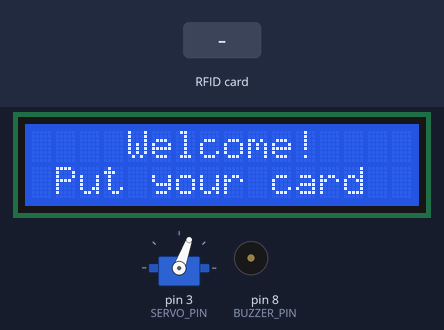
Simulated run of this sketch. Board: Arduino Uno, built with avr-gcc and run on an emulated ATmega328P. On the bench: 16×2 character LCD, servo, buzzer (waves = sounding, pin HIGH). The inputs (shaded band) are chosen by the test bench. Pins used as bus, display or sensor lines are not drawn; what the sketch prints to the serial monitor is not drawn.

Above: at 1.4 s.
1.5 s: RFID card 5E 7A 19 C4 held to the reader
At 3.0 s:
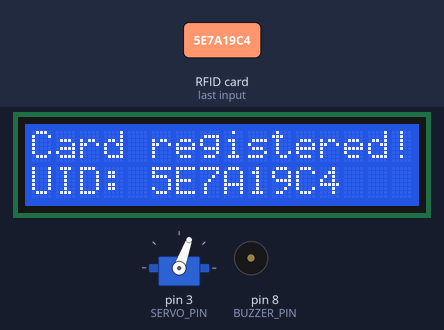
4.5 s: RFID card 5E 7A 19 C4 held to the reader
At 6.0 s:
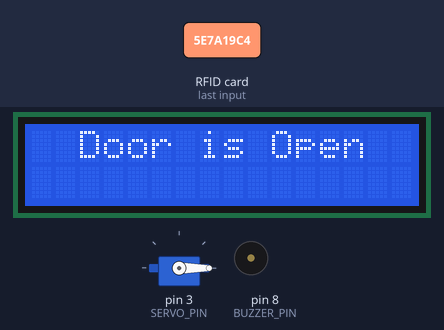
6.3 s: RFID card 5E 7A 19 C4 held to the reader
At 7.4 s:
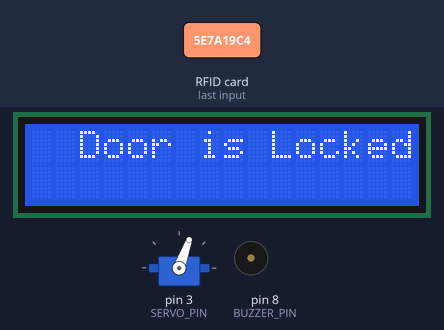
Timing chart, 0 to 9.3 s (numbered marks = the images above; inputs shaded):
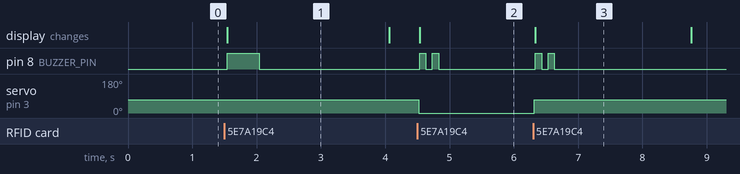

The sketch:

RFID_Door_Lock.ino
```cpp
/*
 * RFID Door Lock System
 * Based on: https://srituhobby.com/how-to-make-a-rfid-door-lock-with-arduino/
 */

#include <SPI.h>
#include <MFRC522.h>
#include <Servo.h>
#include <LiquidCrystal_I2C.h>

// Pin definitions
#define SS_PIN 10
#define RST_PIN 9
#define SERVO_PIN 3
#define BUZZER_PIN 8

// Constants
#define UNLOCK_ANGLE 0
#define LOCK_ANGLE 70
#define UNLOCK_DURATION 5000 // Time door stays unlocked in milliseconds

// Initialize objects
MFRC522 rfid(SS_PIN, RST_PIN);  // RFID reader
LiquidCrystal_I2C lcd(0x27, 16, 2); // LCD display (0x27 is default I2C address)
Servo lockServo;  // Servo motor for lock mechanism

// Variables
String authorizedUIDs[] = {""}; // Store authorized card UIDs here
int numAuthorizedCards = 0;     // Number of authorized cards
bool doorLocked = true;         // Door state
unsigned long unlockTime = 0;   // Time when door was unlocked

void setup() {
  // Initialize serial communication
  Serial.begin(9600);

  // Initialize SPI bus and RFID reader
  SPI.begin();
  rfid.PCD_Init();

  // Initialize LCD
  lcd.init();
  lcd.backlight();

  // Initialize servo
  lockServo.attach(SERVO_PIN);
  lockServo.write(LOCK_ANGLE); // Start with door locked

  // Initialize buzzer
  pinMode(BUZZER_PIN, OUTPUT);
  digitalWrite(BUZZER_PIN, LOW);

  // Display welcome message
  lcd.clear();
  lcd.setCursor(4, 0);
  lcd.print("Welcome!");
  lcd.setCursor(1, 1);
  lcd.print("Put your card");

  // Print program info to serial monitor
  Serial.println("RFID Door Lock System");
  Serial.println("Scan a card to register it as authorized (first run)");
  Serial.println("or to check access (after cards are registered)");
}

void loop() {
  // Check if it's time to auto-lock the door
  if (!doorLocked && millis() - unlockTime > UNLOCK_DURATION) {
    lockDoor();
  }

  // Check if a new card is present
  if (!rfid.PICC_IsNewCardPresent()) {
    return;
  }

  // Read the card
  if (!rfid.PICC_ReadCardSerial()) {
    return;
  }

  // Get the UID of the card
  String cardUID = getUID();

  // Print the UID to serial monitor
  Serial.print("Card UID: ");
  Serial.println(cardUID);

  // Check if this is the first run (no authorized cards)
  if (numAuthorizedCards == 0) {
    registerNewCard(cardUID);
  } else {
    // Check if the card is authorized
    if (isAuthorized(cardUID)) {
      // Toggle door state
      if (doorLocked) {
        unlockDoor();
      } else {
        lockDoor();
      }
    } else {
      // Unauthorized card
      lcd.clear();
      lcd.setCursor(3, 0);
      lcd.print("Wrong card");
      beep(3); // Three short beeps for unauthorized

      // Return to welcome message after 2 seconds
      delay(2000);
      lcd.clear();
      lcd.setCursor(4, 0);
      lcd.print("Welcome!");
      lcd.setCursor(1, 1);
      lcd.print("Put your card");
    }
  }

  // Halt PICC and stop encryption
  rfid.PICC_HaltA();
  rfid.PCD_StopCrypto1();
}

// Function to get card UID as a String
String getUID() {
  String UID = "";
  for (byte i = 0; i < rfid.uid.size; i++) {
    // Add leading zero if needed
    if (rfid.uid.uidByte[i] < 0x10) {
      UID += "0";
    }
    UID += String(rfid.uid.uidByte[i], HEX);
  }
  UID.toUpperCase();
  return UID;
}

// Function to register a new card
void registerNewCard(String uid) {
  // Add the card to the authorized list
  authorizedUIDs[numAuthorizedCards] = uid;
  numAuthorizedCards++;

  // Display confirmation
  lcd.clear();
  lcd.setCursor(0, 0);
  lcd.print("Card registered!");
  lcd.setCursor(0, 1);
  lcd.print("UID: " + uid);

  Serial.println("Card registered with UID: " + uid);
  beep(1); // One long beep for confirmation

  delay(2000);

  // Return to welcome message
  lcd.clear();
  lcd.setCursor(4, 0);
  lcd.print("Welcome!");
  lcd.setCursor(1, 1);
  lcd.print("Put your card");
}

// Function to check if a card is authorized
bool isAuthorized(String uid) {
  for (int i = 0; i < numAuthorizedCards; i++) {
    if (authorizedUIDs[i] == uid) {
      return true;
    }
  }
  return false;
}

// Function to unlock the door
void unlockDoor() {
  lockServo.write(UNLOCK_ANGLE);
  doorLocked = false;
  unlockTime = millis();

  lcd.clear();
  lcd.setCursor(2, 0);
  lcd.print("Door is Open");

  beep(2); // Two short beeps for unlock
}

// Function to lock the door
void lockDoor() {
  lockServo.write(LOCK_ANGLE);
  doorLocked = true;

  lcd.clear();
  lcd.setCursor(2, 0);
  lcd.print("Door is Locked");

  beep(2); // Two short beeps for lock

  // Return to welcome message after 2 seconds
  delay(2000);
  lcd.clear();
  lcd.setCursor(4, 0);
  lcd.print("Welcome!");
  lcd.setCursor(1, 1);
  lcd.print("Put your card");
}

// Function for beep patterns
void beep(int pattern) {
  switch (pattern) {
    case 1: // One long beep (success)
      digitalWrite(BUZZER_PIN, HIGH);
      delay(500);
      digitalWrite(BUZZER_PIN, LOW);
      break;
    case 2: // Two short beeps (action)
      for (int i = 0; i < 2; i++) {
        digitalWrite(BUZZER_PIN, HIGH);
        delay(100);
        digitalWrite(BUZZER_PIN, LOW);
        delay(100);
      }
      break;
    case 3: // Three short beeps (error)
      for (int i = 0; i < 3; i++) {
        digitalWrite(BUZZER_PIN, HIGH);
        delay(100);
        digitalWrite(BUZZER_PIN, LOW);
        delay(100);
      }
      break;
  }
}
```

Measured:
- after the input at 1.5 s, pin 8 (BUZZER_PIN): LOW → HIGH at once, → LOW 0.50 s later; the display: changes at once (image 1)
- after the input at 4.5 s, pin 8 (BUZZER_PIN): alternates HIGH for 0.10 s and LOW for 0.10 s, 4 changes in all, then stays LOW, starting at once; servo on pin 3 (SERVO_PIN): 70° → 0° at once; the display: changes at once (image 2)
- after the input at 6.3 s, servo on pin 3 (SERVO_PIN): 0° → 70° after 0.02 s instead of 3.3 s
- what the display in image 1 shows lasts 2.6 s, from 1.5 s to 4.1 s
- what the display in image 3 shows lasts 2.5 s, from 6.3 s to 8.8 s
